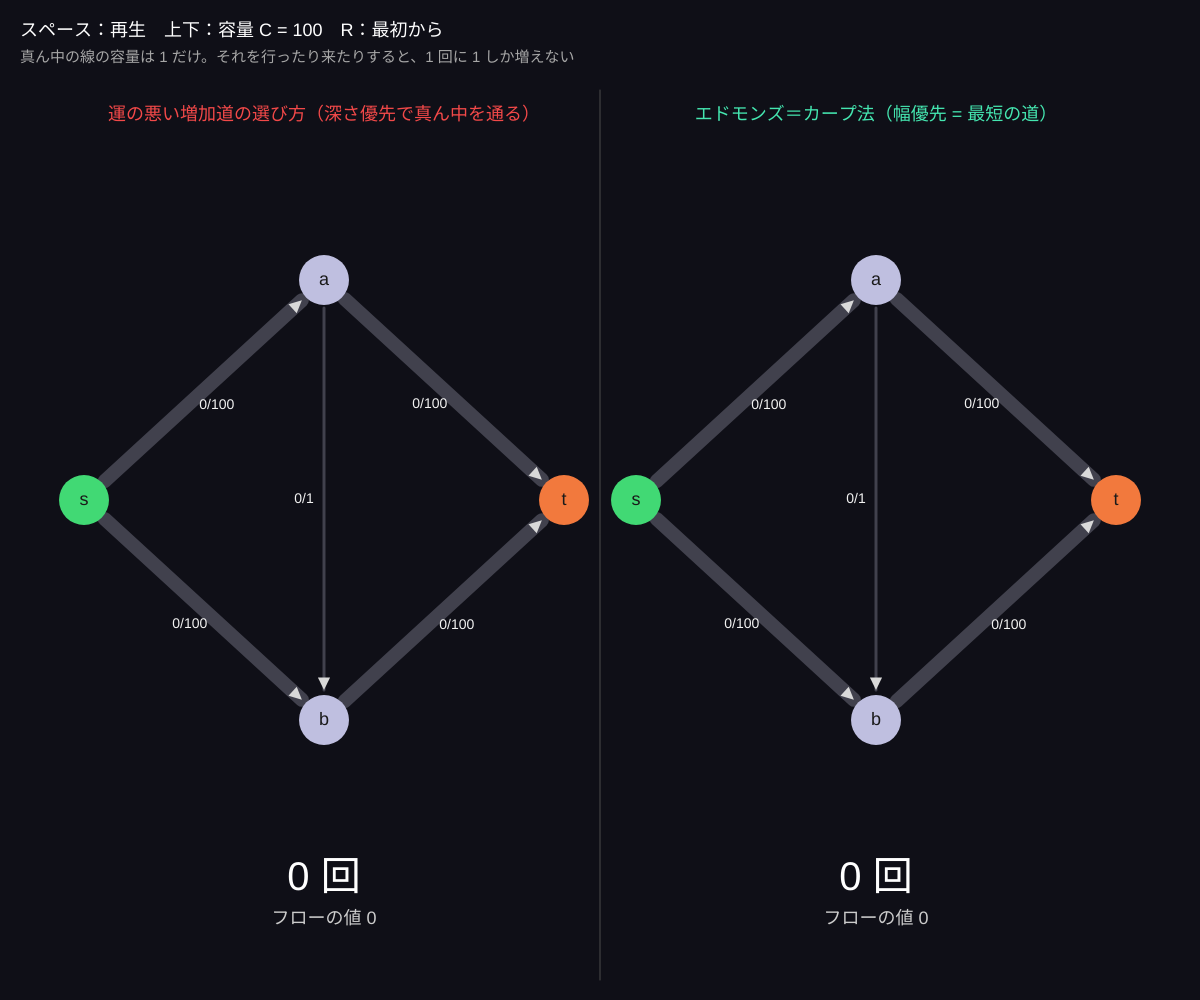
Frame 1 (no input)
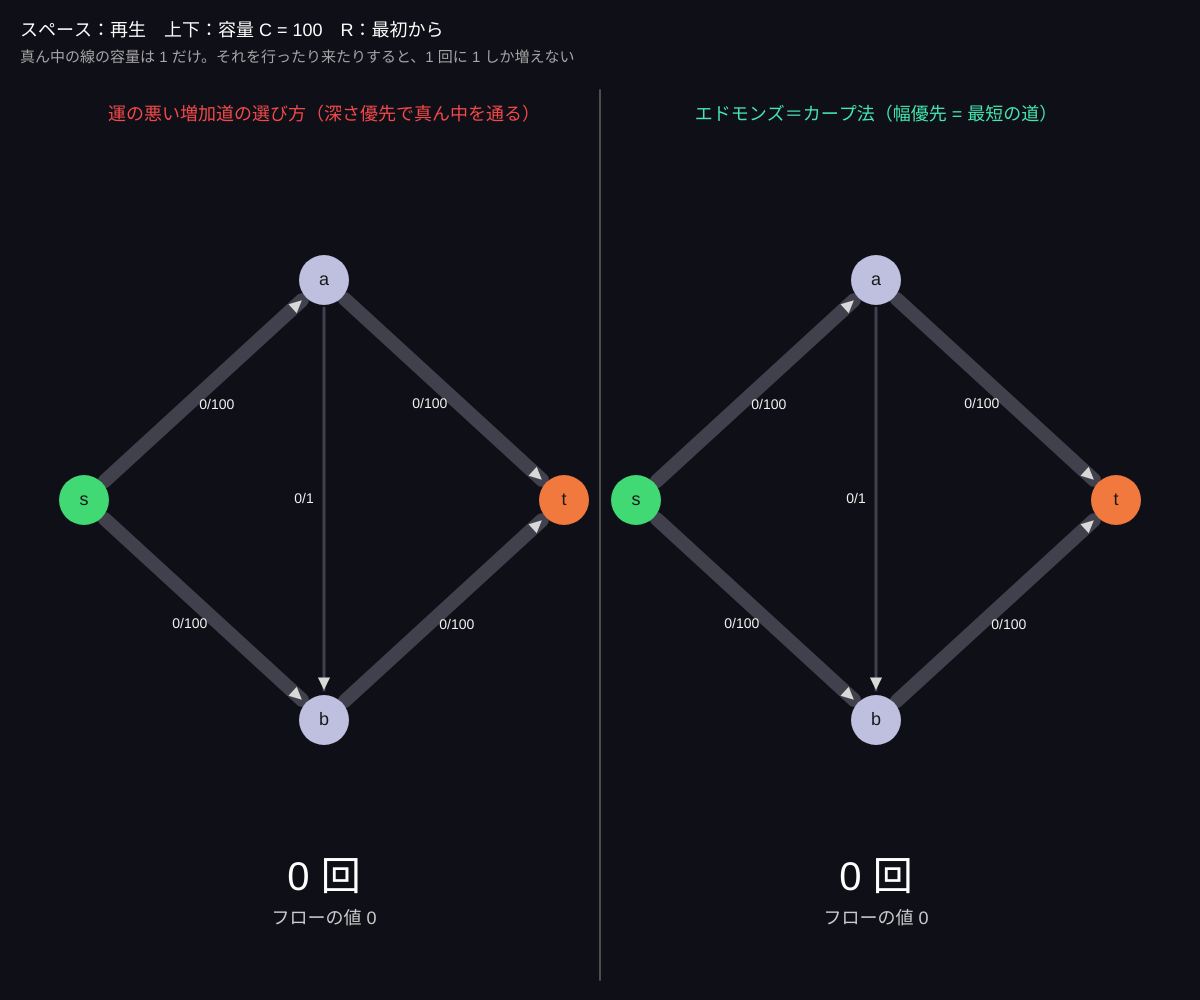
Frame 60 (no input)
Frame 120 (the mouse pressed at the canvas centre since frame 60): identical to frame 60, image omitted

The p5.js sketch that drew these frames (run headless with seeded random() and noise() and a simulated clock; from frame 60 on, the mouse is pressed at the canvas centre):

// p5.js sketch
// ── sketch.js
// ============================================
// 02 エドモンズ＝カープ法と最小カット
// 道の「選び方」で回数が大違い。左：運の悪い選び方（真ん中の細い線を毎回通る）→ 2C 回
// 右：幅優先探索で「いちばん短い道」を選ぶ（エドモンズ＝カープ法）→ 2 回。どんな地図でも O(VE²) 回で終わる
// スペース = 再生・停止 / 上下 = 容量 C を変える / R = 最初から
// 終わると右に最小カット（s 側と t 側を分ける線）が出る。カットの容量 = 最大フロー
// ============================================

let Cs = [10, 100, 1000, 10000];
let ci = 1;
let left, right;
let playing = false;

function setup() {
  createCanvas(windowWidth, windowHeight);
  colorMode(HSB, 360, 100, 100, 100);
  reset();
}

function makeNet(cx) {
  let C = Cs[ci];
  let w = width * 0.2, h = height * 0.22, cy = height * 0.5;
  let nodes = [{ name: 's', x: cx - w, y: cy }, { name: 'a', x: cx, y: cy - h }, { name: 'b', x: cx, y: cy + h }, { name: 't', x: cx + w, y: cy }];
  let edges = [[0, 1, C], [0, 2, C], [1, 2, 1], [1, 3, C], [2, 3, C]].map(([u, v, c]) => ({ u, v, c, f: 0 }));
  return { nodes, edges, iters: 0, done: false, last: [], reach: null };
}

function reset() {
  left = makeNet(width * 0.27); left.bad = true;
  right = makeNet(width * 0.73);
  playing = false;
}

function arcs(net) {
  let out = [];
  for (let e of net.edges) {
    if (e.c - e.f > 0) out.push({ e, dir: 1, from: e.u, to: e.v, r: e.c - e.f });
    if (e.f > 0) out.push({ e, dir: -1, from: e.v, to: e.u, r: e.f });
  }
  return out;
}

// 幅優先探索：辺の数がいちばん少ない増加道
function bfsPath(net) {
  let A = arcs(net), prev = [null, null, null, null], seen = [true, false, false, false], q = [0];
  while (q.length) {
    let v = q.shift();
    for (let a of A) if (a.from === v && !seen[a.to]) { seen[a.to] = true; prev[a.to] = a; q.push(a.to); }
  }
  net.reach = seen;
  if (!seen[3]) return null;
  let p = [], v = 3;
  while (v !== 0) { p.unshift(prev[v]); v = prev[v].from; }
  return p;
}

// 運の悪い選び方：真ん中の線（a→b か、その逆向き）を必ず使う道を選ぶ
function badPath(net) {
  let A = arcs(net);
  let find = (seq) => {
    let p = [];
    for (let k = 0; k < seq.length - 1; k++) { let a = A.find((x) => x.from === seq[k] && x.to === seq[k + 1]); if (!a) return null; p.push(a); }
    return p;
  };
  return find([0, 1, 2, 3]) || find([0, 2, 1, 3]) || bfsPath(net);
}

function augmentOnce(net) {
  if (net.done) return;
  let p = net.bad ? badPath(net) : bfsPath(net);
  if (!p) { net.done = true; bfsPath(net); return; }
  let b = min(p.map((a) => a.r));
  for (let a of p) a.e.f += a.dir * b;
  net.iters++; net.last = p;
}

function value(net) { return net.edges[0].f + net.edges[1].f; }

function draw() {
  background(240, 35, 9);
  if (playing) {
    // 運の悪い方は回数が多いので、1 フレームに何回か進める
    let k = max(1, floor(Cs[ci] / 200));
    if (frameCount % 20 === 0) augmentOnce(right);
    for (let i = 0; i < k; i++) augmentOnce(left);
    if (left.done && right.done) playing = false;
  }
  stroke(0, 0, 30); line(width / 2, 90, width / 2, height - 20);
  drawNet(left, '運の悪い増加道の選び方（深さ優先で真ん中を通る）', color(0, 70, 95));
  drawNet(right, 'エドモンズ＝カープ法（幅優先 = 最短の道）', color(160, 70, 90));
  fill(0, 0, 100); noStroke(); textSize(18); textAlign(LEFT, BASELINE);
  text('スペース：' + (playing ? '停止' : '再生') + '　上下：容量 C = ' + Cs[ci] + '　R：最初から', 20, 36);
  textSize(15); fill(0, 0, 65);
  text('真ん中の線の容量は 1 だけ。それを行ったり来たりすると、1 回に 1 しか増えない', 20, 62);
}

function drawNet(net, title, col) {
  if (net.done && net.reach) {
    // 最小カット：s 側（残余ネットワークで s から行ける点）を緑の雲で囲む
    noStroke();
    for (let i = 0; i < 4; i++) if (net.reach[i]) { fill(140, 60, 60, 25); circle(net.nodes[i].x, net.nodes[i].y, 130); }
  }
  for (let e of net.edges) {
    let A = net.nodes[e.u], B = net.nodes[e.v];
    let onPath = net.last.some((a) => a.e === e) && !net.done;
    let cut = net.done && net.reach && net.reach[e.u] && !net.reach[e.v];
    let ang = atan2(B.y - A.y, B.x - A.x);
    let ax = A.x + cos(ang) * 28, ay = A.y + sin(ang) * 28, bx = B.x - cos(ang) * 30, by = B.y - sin(ang) * 30;
    stroke(240, 15, 30); strokeWeight(e.c === 1 ? 3 : 14); line(ax, ay, bx, by);
    let r = e.f / e.c;
    stroke(cut ? color(45, 90, 100) : onPath ? color(50, 90, 100) : color(195, 80, 95)); strokeWeight(e.c === 1 ? 3 : 2 + 12 * r);
    if (e.f > 0 || cut) line(ax, ay, cut ? bx : lerp(ax, bx, max(r, 0.02)), cut ? by : lerp(ay, by, max(r, 0.02)));
    noStroke(); fill(0, 0, 85);
    triangle(bx, by, bx - cos(ang - 0.45) * 14, by - sin(ang - 0.45) * 14, bx - cos(ang + 0.45) * 14, by - sin(ang + 0.45) * 14);
    let mx = (ax + bx) / 2 - sin(ang) * 20, my = (ay + by) / 2 + cos(ang) * 20;
    fill(cut ? color(45, 90, 100) : color(0, 0, 95)); textAlign(CENTER, CENTER); textSize(14);
    text(e.f + '/' + e.c, mx, my);
  }
  for (let n of net.nodes) {
    noStroke(); fill(n.name === 's' ? color(140, 70, 85) : n.name === 't' ? color(20, 75, 95) : color(240, 15, 88));
    circle(n.x, n.y, 50); fill(0, 0, 10); textSize(18); text(n.name, n.x, n.y);
  }
  let cx = net.nodes[1].x;
  textAlign(CENTER, BASELINE);
  fill(col); textSize(18); text(title, cx, 120);
  fill(0, 0, 100); textSize(40); text(net.iters + ' 回', cx, height - 110);
  textSize(18); fill(0, 0, 80);
  text('フローの値 ' + value(net) + (net.done ? '　（最大 = 2C = ' + 2 * Cs[ci] + '）' : ''), cx, height - 76);
  if (net.done) { fill(45, 90, 100); text('黄 = 最小カットの線。容量の合計 ' + 2 * Cs[ci] + ' = 最大フロー', cx, height - 46); }
  textAlign(LEFT, BASELINE);
}

function keyPressed() {
  if (key === ' ') playing = !playing;
  if (key === UP_ARROW) { ci = min(Cs.length - 1, ci + 1); reset(); }
  if (key === DOWN_ARROW) { ci = max(0, ci - 1); reset(); }
  if (key === 'r' || key === 'R') reset();
}

// ---------- やってみよう ----------
// 1. C を 10000 にする。左は 20000 回、右は 2 回。容量が無理数だと左は終わらないことさえある
// 2. 最小カットの線（黄）の容量を足すと、最大フローと必ず同じになる（最大フロー最小カット定理）
// 3. 真ん中の線の容量を 1 から C に変えると、左の回数はどうなる？
